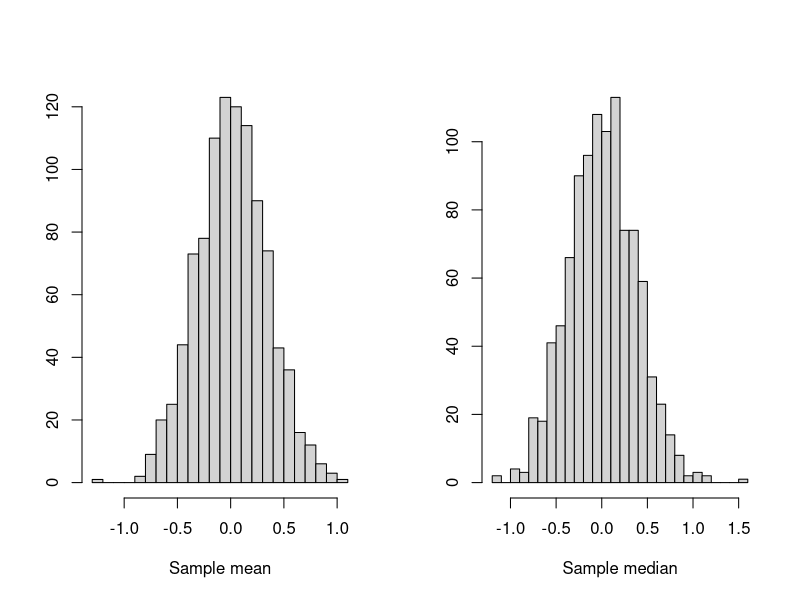
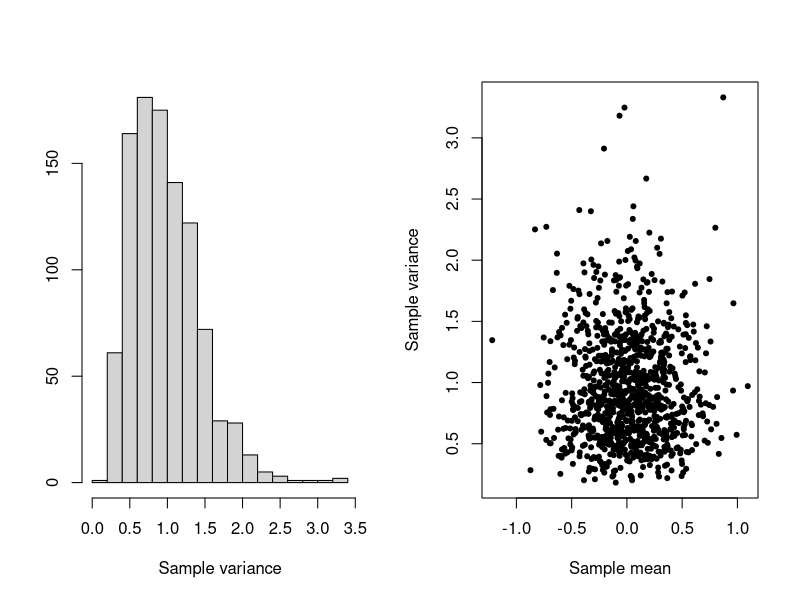

Source code (R) for these figures, in order:
## STAT-10 - Example 1 ##

# Setting workingh directory (customize) #
setwd("/Users/miguel/Dropbox/Current jobs/STAT-2016/Figures")

# Generating the simulated data #
M <- matrix(rnorm(10000), ncol=10)
xbar <- apply(M, 1, mean)
xtilde <- apply(M, 1, median)
s2 <- apply(M, 1, var)
df <- data.frame(xbar, xtilde, s2)
str(df)
df[1:10, ]

# Sampling distributions of the mean and the median #
mean(xbar)
var(xbar)
mean(xtilde)
var(xtilde)
par(mfrow=c(1,2))
hist(xbar, main="", breaks=20, xlab="Sample mean", ylab="")
hist(xtilde, main="", breaks=20, xlab="Sample median", ylab="")

## Sampling distribution of the variance ##
mean(s2)
var(s2)
hist(s2, main="", breaks=20, xlab="Sample variance", ylab="")
plot(s2 ~ xbar, main="", pch=20, xlab="Sample mean", ylab="Sample variance")

